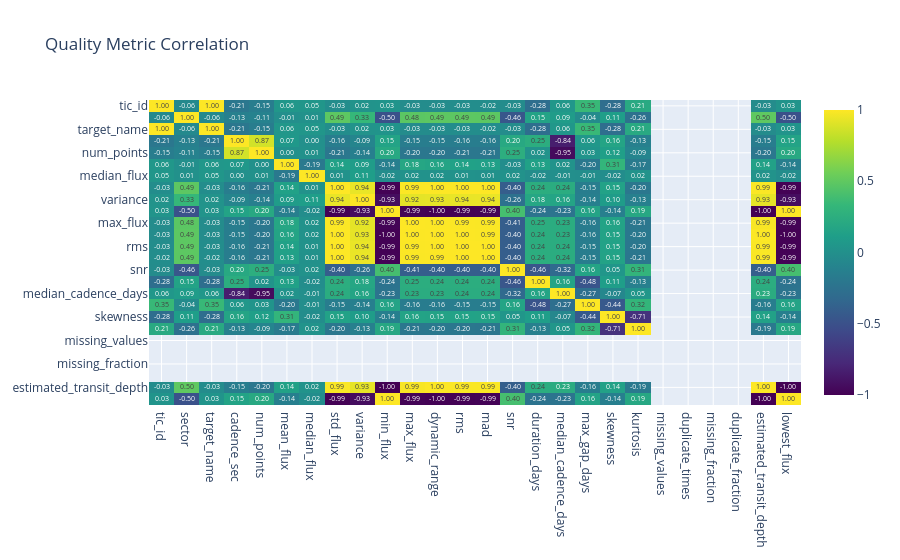

This figure's notebook cell:
### Code cell
numeric = quality_success.select_dtypes(include=np.number)

corr = numeric.corr()

fig = px.imshow(

    corr,

    text_auto=".2f",

    aspect="auto",

    color_continuous_scale="Viridis",

    title="Quality Metric Correlation"

)

fig.show()

fig.write_html(
    FIGURE_DIR / "correlation_heatmap.html"
)

### Figure 1 — Plotly figure (JSON) as saved in the notebook; plotly's stock layout.template omitted (floating-point values rounded to 4 significant figures; data arrays with more than 128 entries replaced by an {"elided": "..."} marker saying what was removed)
{"data": [{"coloraxis": "coloraxis", "hovertemplate": "x: %{x}<br>y: %{y}<br>color: %{z}<extra></extra>", "name": "0", "texttemplate": "%{z:.2f}", "type": "heatmap", "x": ["tic_id", "sector", "target_name", "cadence_sec", "num_points", "mean_flux", "median_flux", "std_flux", "variance", "min_flux", "max_flux", "dynamic_range", "rms", "mad", "snr", "duration_days", "median_cadence_days", "max_gap_days", "skewness", "kurtosis", "missing_values", "duplicate_times", "missing_fraction", "duplicate_fraction", "estimated_transit_depth", "lowest_flux"], "xaxis": "x", "y": ["tic_id", "sector", "target_name", "cadence_sec", "num_points", "mean_flux", "median_flux", "std_flux", "variance", "min_flux", "max_flux", "dynamic_range", "rms", "mad", "snr", "duration_days", "median_cadence_days", "max_gap_days", "skewness", "kurtosis", "missing_values", "duplicate_times", "missing_fraction", "duplicate_fraction", "estimated_transit_depth", "lowest_flux"], "yaxis": "y", "z": {"elided": "26x26 float values"}}], "layout": {"coloraxis": {"autocolorscale": false, "colorscale": [[0, "#440154"], [0.1111, "#482878"], [0.2222, "#3e4989"], [0.3333, "#31688e"], [0.4444, "#26828e"], [0.5556, "#1f9e89"], [0.6667, "#35b779"], [0.7778, "#6ece58"], [0.8889, "#b5de2b"], [1, "#fde725"]]}, "title": {"text": "Quality Metric Correlation"}, "xaxis": {"anchor": "y", "domain": [0, 1]}, "yaxis": {"anchor": "x", "autorange": "reversed", "domain": [0, 1]}}}
